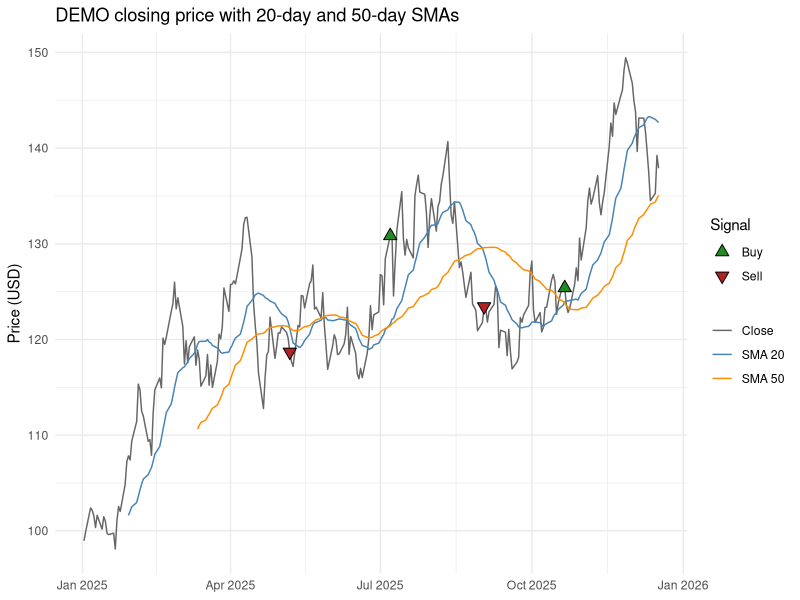
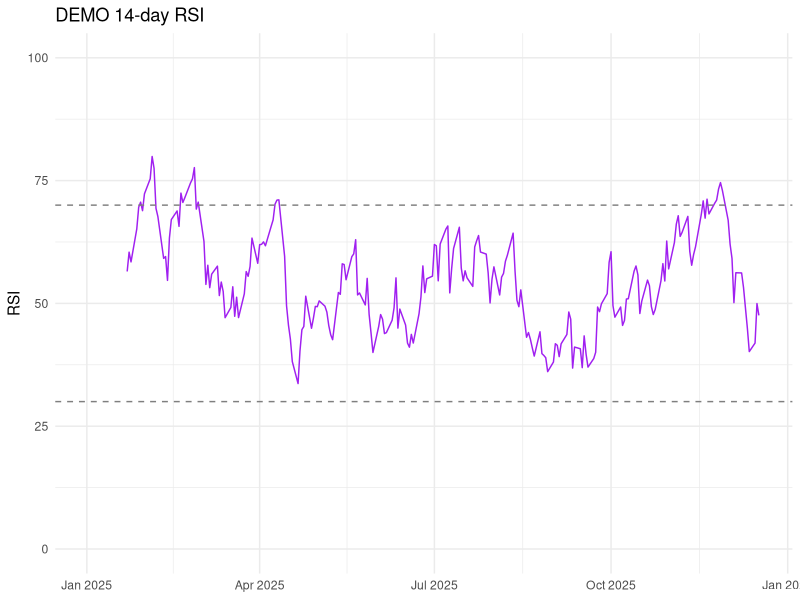

The R script that drew these images, in order:
# AI Assistance Declaration: I used Claude (Claude Opus 5.5 by Anthropic) for
# exploring what sections a strong GitHub README for an R data analysis project
# should include (Step 1), and for drafting the project README.md (Step 2), and
# for suggesting R Markdown formatting for the script documentation (Step 3),
# and for troubleshooting a knit error and generating the R script
# technical_analysis.R. I verified outputs by comparing them against the
# tidyverse dplyr and ggplot2 READMEs and the GitHub Markdown Guide. The code in
# technical_analysis.R (price simulation, SMA and RSI calculations, crossover
# signals and charts) was generated by Claude from my technical_analysis.Rmd
# outline, and was checked by knitting the report in R. All prompts are listed
# in the Appendix. I am responsible for the accuracy and originality of this
# work.

# technical_analysis.R
# Technical analysis of one year of simulated daily closing prices for a
# fictional ticker, DEMO: 20-day and 50-day SMAs, 14-day RSI and SMA
# crossover signals. Synthetic data only; not investment advice.
#
# The "## ---- label ----" lines split the script into sections that
# technical_analysis.Rmd pulls in with knitr::read_chunk().

## ---- packages ----
library(TTR)
library(dplyr)
library(ggplot2)

## ---- simulate-prices ----
seed        <- 180     # random seed, so prices are reproducible
n_days      <- 250     # number of trading days simulated
start_price <- 100     # opening price of DEMO (USD)
drift       <- 0.0005  # average daily return (0.05%)
volatility  <- 0.02    # standard deviation of daily returns (2%)
sma_short   <- 20      # short moving-average window (days)
sma_long    <- 50      # long moving-average window (days)
rsi_n       <- 14      # RSI window (days)

set.seed(seed)

# Random walk on daily returns: each close is the previous close
# multiplied by (1 + a normally distributed return).
returns <- rnorm(n_days, mean = drift, sd = volatility)

prices <- data.frame(
  date  = seq(as.Date("2025-01-02"), by = "day", length.out = n_days * 2)
) |>
  filter(!format(date, "%u") %in% c("6", "7")) |>  # drop weekends
  slice_head(n = n_days) |>
  mutate(close = round(start_price * cumprod(1 + returns), 2))

head(prices)

## ---- indicators ----
prices <- prices |>
  mutate(
    sma_20 = SMA(close, n = sma_short),
    sma_50 = SMA(close, n = sma_long),
    rsi_14 = RSI(close, n = rsi_n)
  )

tail(prices)

## ---- signals ----
# A crossover happens when the sign of (short SMA - long SMA) changes
# from one day to the next.
prices <- prices |>
  mutate(
    spread      = sma_20 - sma_50,
    prev_spread = lag(spread),
    signal = case_when(
      prev_spread <= 0 & spread > 0 ~ "Buy",
      prev_spread >= 0 & spread < 0 ~ "Sell",
      TRUE ~ NA_character_
    )
  )

signals <- prices |>
  filter(!is.na(signal)) |>
  select(date, close, sma_20, sma_50, signal)

## ---- price-chart ----
ggplot(prices, aes(x = date)) +
  geom_line(aes(y = close, colour = "Close")) +
  geom_line(aes(y = sma_20, colour = "SMA 20"), na.rm = TRUE) +
  geom_line(aes(y = sma_50, colour = "SMA 50"), na.rm = TRUE) +
  geom_point(
    data = signals,
    aes(y = close, shape = signal, fill = signal),
    size = 3
  ) +
  scale_colour_manual(values = c("Close" = "grey40",
                                 "SMA 20" = "steelblue",
                                 "SMA 50" = "darkorange")) +
  scale_shape_manual(values = c("Buy" = 24, "Sell" = 25)) +
  scale_fill_manual(values = c("Buy" = "forestgreen", "Sell" = "firebrick")) +
  labs(title = "DEMO closing price with 20-day and 50-day SMAs",
       x = NULL, y = "Price (USD)", colour = NULL,
       shape = "Signal", fill = "Signal") +
  theme_minimal()

## ---- rsi-chart ----
ggplot(prices, aes(x = date, y = rsi_14)) +
  geom_line(colour = "purple", na.rm = TRUE) +
  geom_hline(yintercept = c(30, 70), linetype = "dashed", colour = "grey50") +
  scale_y_continuous(limits = c(0, 100)) +
  labs(title = "DEMO 14-day RSI", x = NULL, y = "RSI") +
  theme_minimal()

## ---- signal-table ----
knitr::kable(
  signals,
  digits = 2,
  col.names = c("Date", "Close", "SMA 20", "SMA 50", "Signal")
)
